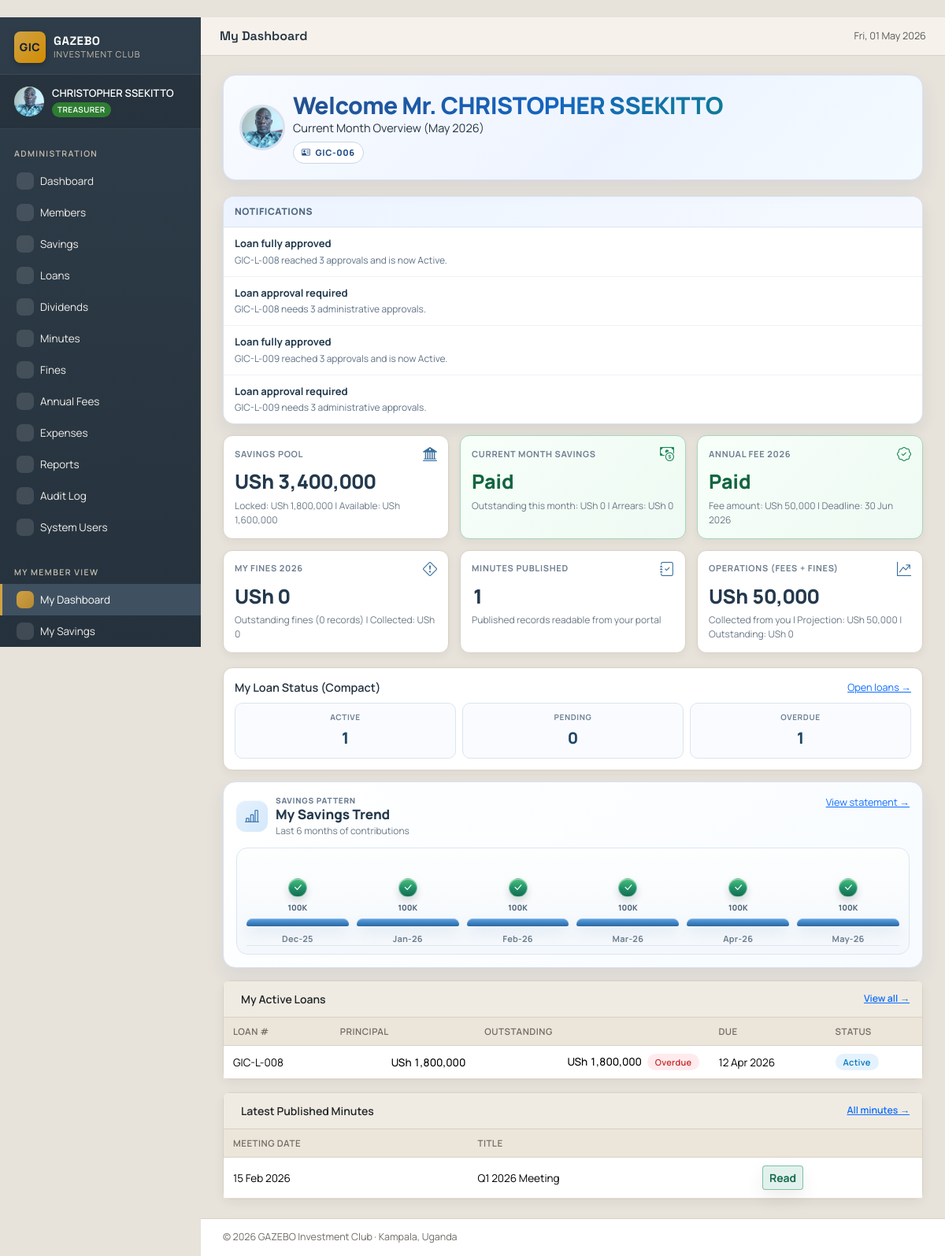
The app's page /member/ (signed in), older data.
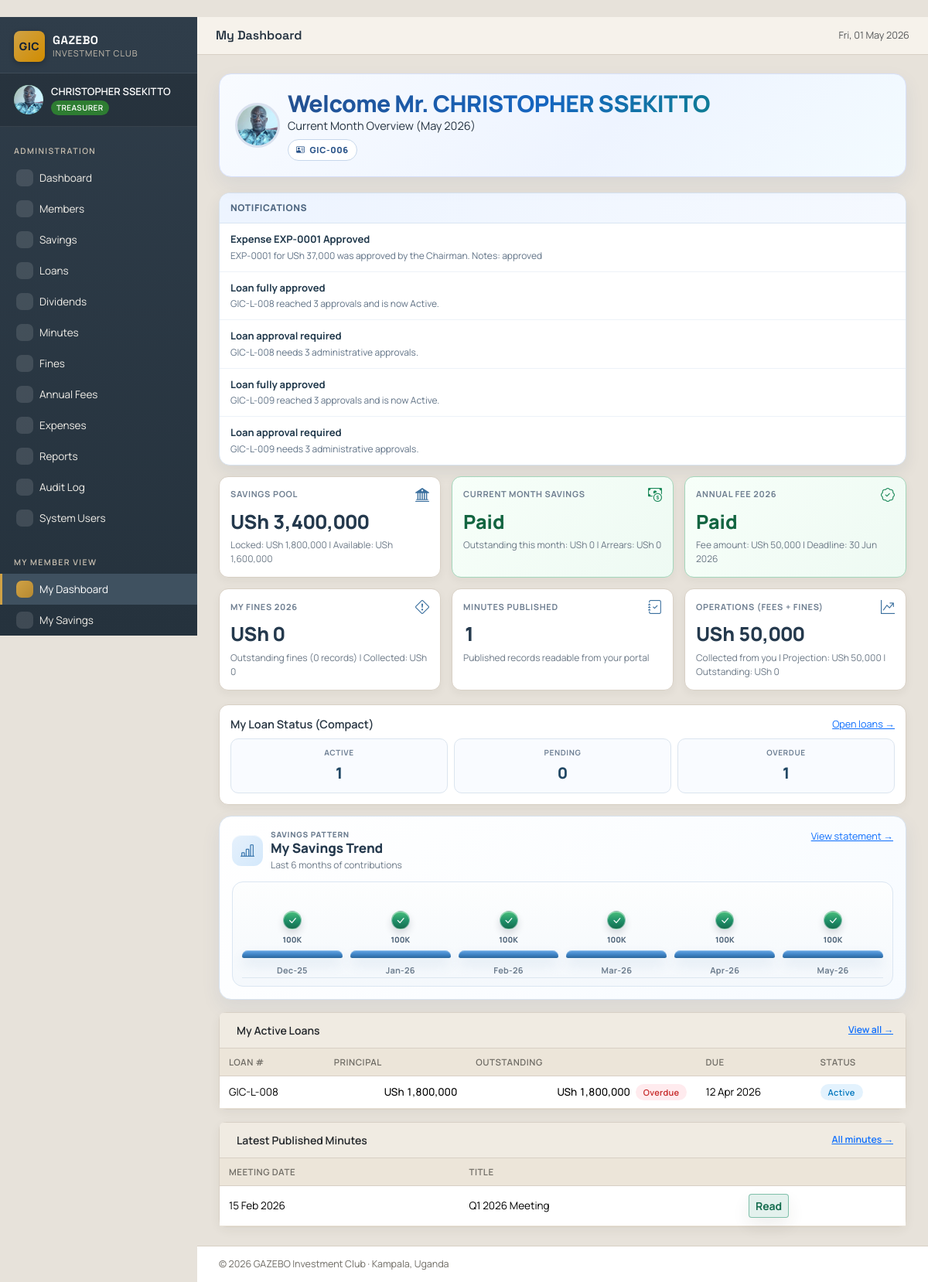
The same page, newer data.
### tables this page shows
CREATE TABLE notifications (
    id              INTEGER PRIMARY KEY AUTOINCREMENT,
    user_id         INTEGER NOT NULL,
    title           TEXT NOT NULL,
    message         TEXT NOT NULL,
    link            TEXT,
    is_read         INTEGER DEFAULT 0,
    created_at      TIMESTAMP DEFAULT CURRENT_TIMESTAMP,
    FOREIGN KEY (user_id) REFERENCES users(id) ON DELETE CASCADE
);

CREATE TABLE loans (
    id                  INTEGER PRIMARY KEY AUTOINCREMENT,
    loan_no             TEXT UNIQUE NOT NULL,     -- e.g. GIC-L-001
    member_id           INTEGER NOT NULL,
    principal           INTEGER NOT NULL,
    interest_rate       REAL DEFAULT 0.05,        -- 5% per month
    term_months         INTEGER NOT NULL,         -- 1..6
    purpose             TEXT,
    issued_date         DATE NOT NULL,
    approved_date       DATE,
    disbursed_date      DATE,
    due_date            DATE NOT NULL,            -- Always last day of month
    status              TEXT DEFAULT 'Pending',
    guarantor1_id       INTEGER,
    guarantor2_id       INTEGER,
    g1_locked_amount    INTEGER DEFAULT 0,        -- portion of g1 savings locked
    g2_locked_amount    INTEGER DEFAULT 0,
    self_locked_amount  INTEGER DEFAULT 0,        -- portion of own savings locked
    approved_by         INTEGER,
    declined_reason     TEXT,
    cleared_date        DATE,
    notes               TEXT,
    created_at          TIMESTAMP DEFAULT CURRENT_TIMESTAMP,
    updated_at          TIMESTAMP DEFAULT CURRENT_TIMESTAMP, application_file TEXT,
    FOREIGN KEY (member_id)       REFERENCES members(id) ON DELETE CASCADE,
    FOREIGN KEY (guarantor1_id)   REFERENCES members(id),
    FOREIGN KEY (guarantor2_id)   REFERENCES members(id),
    FOREIGN KEY (approved_by)     REFERENCES users(id)
);

CREATE TABLE minutes (
    id              INTEGER PRIMARY KEY AUTOINCREMENT,
    meeting_date    DATE NOT NULL,
    title           TEXT NOT NULL,
    venue           TEXT,
    chaired_by      INTEGER,
    recorded_by     INTEGER,
    attendance      TEXT,                  -- Comma separated member IDs or names
    agenda          TEXT,
    discussion      TEXT,
    resolutions     TEXT,
    next_meeting    DATE,
    is_published    INTEGER DEFAULT 1,
    created_at      TIMESTAMP DEFAULT CURRENT_TIMESTAMP, signed_file TEXT,
    FOREIGN KEY (chaired_by)  REFERENCES members(id),
    FOREIGN KEY (recorded_by) REFERENCES users(id)
);

### member_routes.py (the view)
@bp.route('/')
def dashboard():
    db = get_db()
    member = _current_member()
    total_savings = get_member_total_savings(db, member['id'])
    locked = get_member_locked_amount(db, member['id'])
    available = max(0, total_savings - locked)
    cur_period = period_str(date.today())
    cur_savings = db.execute(
        "SELECT * FROM savings WHERE member_id=? AND period=?",
        (member['id'], cur_period),
    ).fetchone()
    my_month_savings_paid = bool(cur_savings)
    my_month_savings_outstanding = 0 if my_month_savings_paid else Config.MONTHLY_SAVINGS_AMOUNT
    active_loans = db.execute(
        """SELECT * FROM loans
            WHERE member_id=? AND status IN ('Active', 'Pending')
            ORDER BY issued_date DESC""",
        (member['id'],),
    ).fetchall()
    enriched_loans = []
    for loan in active_loans:
        repays = db.execute(
            "SELECT * FROM loan_repayments WHERE loan_id=?", (loan['id'],)
        ).fetchall()
        pens = db.execute(
            "SELECT * FROM loan_penalties WHERE loan_id=?", (loan['id'],)
        ).fetchall()
        pos = calculate_loan_position(loan, repays, pens)
        d = dict(loan)
        d.update(pos)
        enriched_loans.append(d)
    fines = db.execute(
        "SELECT COALESCE(SUM(amount),0) s FROM fines WHERE member_id=? AND status='Unpaid'",
        (member['id'],),
    ).fetchone()['s']
    current_year = date.today().year
    fee_row = db.execute(
        """SELECT * FROM annual_fees
            WHERE member_id=? AND year=?
            ORDER BY id DESC LIMIT 1""",
        (member['id'], current_year),
    ).fetchone()
    my_fee_paid = bool(fee_row and fee_row['status'] == 'Paid')
    my_fee_amount = int(fee_row['amount']) if fee_row else Config.ANNUAL_FEE
    my_fee_deadline = fee_row['deadline'] if fee_row and fee_row['deadline'] else f"{current_year}-06-30"
    my_fines_year = db.execute(
        """SELECT
                 COALESCE(SUM(CASE WHEN status='Paid' THEN amount ELSE 0 END), 0) collected,
                 COALESCE(SUM(CASE WHEN status='Unpaid' THEN amount ELSE 0 END), 0) outstanding,
                 COALESCE(SUM(amount), 0) issued,
                 COALESCE(SUM(CASE WHEN status='Unpaid' THEN 1 ELSE 0 END), 0) unpaid_count
             FROM fines
            WHERE member_id=? AND strftime('%Y', fine_date)=?""",
        (member['id'], str(current_year)),
    ).fetchone()
    published_minutes_count = db.execute(
        "SELECT COUNT(*) c FROM minutes WHERE is_published=1"
    ).fetchone()['c']
    operations_my_collected = (my_fee_amount if my_fee_paid else 0) + int(my_fines_year['collected'] or 0)
    operations_my_projection = Config.ANNUAL_FEE + int(my_fines_year['issued'] or 0)
    operations_my_outstanding = max(0, operations_my_projection - operations_my_collected)
    my_loans_active_count = len([l for l in enriched_loans if l['status'] == 'Active'])
    my_loans_pending_count = len([l for l in enriched_loans if l['status'] == 'Pending'])
    my_loans_overdue_count = len([l for l in enriched_loans if l.get('is_overdue')])
    expected_periods = all_savings_periods()
    join_date = member['join_date']
    if isinstance(join_date, str):
        join_d = datetime.strptime(join_date, '%Y-%m-%d').date()
    else:
        join_d = join_date
    join_period = period_str(join_d)
    expected = [p for p in expected_periods if p >= join_period]
    paid_periods = {r['period'] for r in db.execute(
        "SELECT period FROM savings WHERE member_id=?",
        (member['id'],),
    ).fetchall()}
    arrears = [p for p in expected if p not in paid_periods]
    prior_arrears = [p for p in arrears if p < cur_period]
    anchor = date.today().replace(day=1)
    trend_periods = [
        period_str(anchor - relativedelta(months=offset))
        for offset in range(5, -1, -1)
    ]
    placeholders = ','.join('?' * len(trend_periods))
    trend_rows = db.execute(
        f"""SELECT period, COALESCE(SUM(amount),0) AS amount
              FROM savings
             WHERE member_id=? AND period IN ({placeholders})
             GROUP BY period""",
        [member['id'], *trend_periods],
    ).fetchall()
    trend_map = {r['period']: int(r['amount'] or 0) for r in trend_rows}
    savings_trend = [
        {
            'period': p,
            'label': period_label(p),
            'amount': int(trend_map.get(p, 0)),
            'status': (
                'paid' if p in paid_periods else
                'pending' if p == cur_period else
                'unpaid'
            ),
        }
        for p in trend_periods
    ]
    savings_trend_max = max([p['amount'] for p in savings_trend] or [0])
    gender_value = (member['gender'] if 'gender' in member.keys() else '') or ''
    gender_value = gender_value.strip().lower()
    if gender_value.startswith('m'):
        greeting_prefix = 'Mr.'
    elif gender_value.startswith('f'):
        greeting_prefix = 'Miss'
    else:
        greeting_prefix = 'Mr./Ms.'
    fee_status_state = 'ok' if my_fee_paid else 'bad'
    if my_month_savings_paid:
        month_savings_state = 'ok'
    elif prior_arrears:
        month_savings_state = 'bad'
    else:
        month_savings_state = 'warn'
    latest_minutes = db.execute(
        "SELECT * FROM minutes WHERE is_published=1 ORDER BY meeting_date DESC LIMIT 5"
    ).fetchall()
    payouts = db.execute(
        """SELECT dp.*, dr.year, dr.distribution_date
             FROM dividend_payouts dp
             JOIN dividend_runs dr ON dr.id = dp.dividend_run_id
            WHERE dp.member_id=?
              AND dr.status IN ('Published', 'Distributed')
            ORDER BY dr.year DESC""",
        (member['id'],),
    ).fetchall()
    unread_notifications = db.execute(
        """SELECT * FROM notifications
            WHERE user_id = ? AND is_read = 0
            ORDER BY id DESC LIMIT 10""",
        (session['user_id'],),
    ).fetchall()
    return render_template(
        'member/dashboard.html',
        member=member,
        total_savings=total_savings,
        locked=locked,
        available=available,
        cur_period=cur_period,
        cur_period_pretty=period_label(cur_period),
        cur_savings=cur_savings,
        my_month_savings_paid=my_month_savings_paid,
        my_month_savings_outstanding=my_month_savings_outstanding,
        active_loans=enriched_loans,
        outstanding_fines=fines,
        my_fee_paid=my_fee_paid,
        my_fee_amount=my_fee_amount,
        my_fee_deadline=my_fee_deadline,
        my_fines_collected=my_fines_year['collected'],
        my_fines_outstanding=my_fines_year['outstanding'],
        my_fines_unpaid_count=my_fines_year['unpaid_count'],
        operations_my_collected=operations_my_collected,
        operations_my_projection=operations_my_projection,
        operations_my_outstanding=operations_my_outstanding,
        published_minutes_count=published_minutes_count,
        my_loans_active_count=my_loans_active_count,
        my_loans_pending_count=my_loans_pending_count,
        my_loans_overdue_count=my_loans_overdue_count,
        current_year=current_year,
        arrears_count=len(arrears),
        arrears_amount=len(arrears) * Config.MONTHLY_SAVINGS_AMOUNT,
        prior_arrears_count=len(prior_arrears),
        prior_arrears_amount=len(prior_arrears) * Config.MONTHLY_SAVINGS_AMOUNT,
        fee_status_state=fee_status_state,
        month_savings_state=month_savings_state,
        greeting_prefix=greeting_prefix,
        savings_trend=savings_trend,
        savings_trend_max=savings_trend_max,
        latest_minutes=latest_minutes,
        unread_notifications=unread_notifications,
        payouts=payouts,
    )

### database.py (called while the page is built)
def get_db():
    if 'db' not in g:
        g.db = sqlite3.connect(
            current_app.config['DATABASE_PATH'],
            detect_types=sqlite3.PARSE_DECLTYPES,
        )
        g.db.row_factory = sqlite3.Row
        g.db.execute("PRAGMA foreign_keys = ON;")
    return g.db

### member_routes.py (called while the page is built)
@bp.before_request
@login_required
def _require_login():
    pass

def _current_member():
    db = get_db()
    member = db.execute(
        "SELECT * FROM members WHERE id = ?", (session['member_id'],)
    ).fetchone()
    if member:
        session['photo_url'] = member['photo_url']
    return member

### utils.py (called while the page is built)
def period_str(d):
    if isinstance(d, str):
        d = datetime.strptime(d, '%Y-%m-%d').date()
    return d.strftime('%Y-%m')

def period_label(period):
    if not period:
        return ''
    try:
        d = datetime.strptime(period, '%Y-%m')
        return d.strftime('%b-%y')
    except ValueError:
        return period

def list_periods(start_period, end_period):
    start = datetime.strptime(start_period, '%Y-%m')
    end = datetime.strptime(end_period, '%Y-%m')
    out = []
    cur = start
    while cur <= end:
        out.append(cur.strftime('%Y-%m'))
        cur += relativedelta(months=1)
    return out

### templates/member/dashboard.html (shortened to what the changed rows need)
﻿{% extends "base.html" %}
{% block content %}
<div class="member-hero">
  <div class="d-flex align-items-start justify-content-between gap-3 flex-wrap">
    <div class="member-dashboard-head">
      <div>
        <h1>Welcome {{ greeting_prefix }} {{ member.full_name }}</h1>
      </div>
    </div>
  </div>
</div>
<div class="member-notif-card">
  {% if unread_notifications %}
    {% for n in unread_notifications %}
    <a class="member-notif-item" href="{{ url_for('member.notification_open', notification_id=n.id) }}">
      <div class="member-notif-title">{{ n.title }}</div>
      <div class="member-notif-msg">{{ n.message }}</div>
    </a>
    {% endfor %}
  {% else %}
    <div class="p-3 text-muted small">No unread notifications.</div>
  {% endif %}
</div>
<div class="member-trend-card">
  <div class="member-trend-panel">
    <div class="member-trend-bars">
      {% for t in savings_trend %}
      {% set h = ((t.amount / savings_trend_max) * 100) if savings_trend_max > 0 else 8 %}
      <div class="member-trend-bar-wrap">
        <div class="member-trend-status">
          {% if t.status == 'paid' %}
          <span class="badge-icon paid" title="Paid"><i class="bi bi-check-lg"></i></span>
          {% elif t.status == 'pending' %}
          <span class="badge-icon pending" title="Pending"><i class="bi bi-exclamation-triangle-fill"></i></span>
          {% else %}
          <span class="badge-icon unpaid" title="Not paid"><i class="bi bi-x-lg"></i></span>
          {% endif %}
        </div>
        <div class="member-trend-value">
          {% if t.amount >= 1000000 %}{{ '%.1f'|format(t.amount / 1000000) }}M
          {% elif t.amount >= 1000 %}{{ (t.amount // 1000) }}K
          {% else %}{{ t.amount }}{% endif %}
        </div>
        <div class="member-trend-bar" style="height: {{ [h, 10]|max }}%;"></div>
        <div class="member-trend-label">{{ t.label }}</div>
      </div>
      {% endfor %}
    </div>
  </div>
</div>
{% if active_loans %}
<div class="card mt-3">
  <div class="card-body p-0">
    <table class="table mb-0">
      <thead><tr>
        <th>Loan #</th><th>Principal</th><th>Outstanding</th><th>Due</th><th>Status</th>
      </tr></thead>
      <tbody>
        {% for l in active_loans %}
        <tr>
          <td>{{ l.loan_no }}</td>
          <td class="table-money">{{ l.principal|money }}</td>
          <td class="table-money">
            {{ l.total_outstanding|money }}
            {% if l.is_overdue %}<span class="badge-pill badge-overdue ms-1">Overdue</span>{% endif %}
          </td>
          <td>{{ l.due_date|datefmt }}</td>
          <td><span class="badge-pill badge-{{ l.status|lower }}">{{ l.status }}</span></td>
        </tr>
        {% endfor %}
      </tbody>
    </table>
  </div>
</div>
{% endif %}
{% if latest_minutes %}
<div class="card mt-3">
  <div class="card-body p-0">
    <table class="table mb-0">
      <thead><tr><th>Meeting Date</th><th>Title</th><th></th></tr></thead>
      <tbody>
        {% for m in latest_minutes %}
        <tr>
          <td>{{ m.meeting_date|datefmt }}</td>
          <td>{{ m.title }}</td>
          <td><a href="{{ url_for('member.minutes_detail', minutes_id=m.id) }}" class="btn btn-sm btn-outline-primary">Read</a></td>
        </tr>
        {% endfor %}
      </tbody>
    </table>
  </div>
</div>
{% endif %}
{% endblock %}

Row changes from the older to the newer data that the page shows:
added notifications: title "Expense EXP-0001 Approved", message "EXP-0001 for USh 37,000 was approved by the Chairman. Notes: approved"
